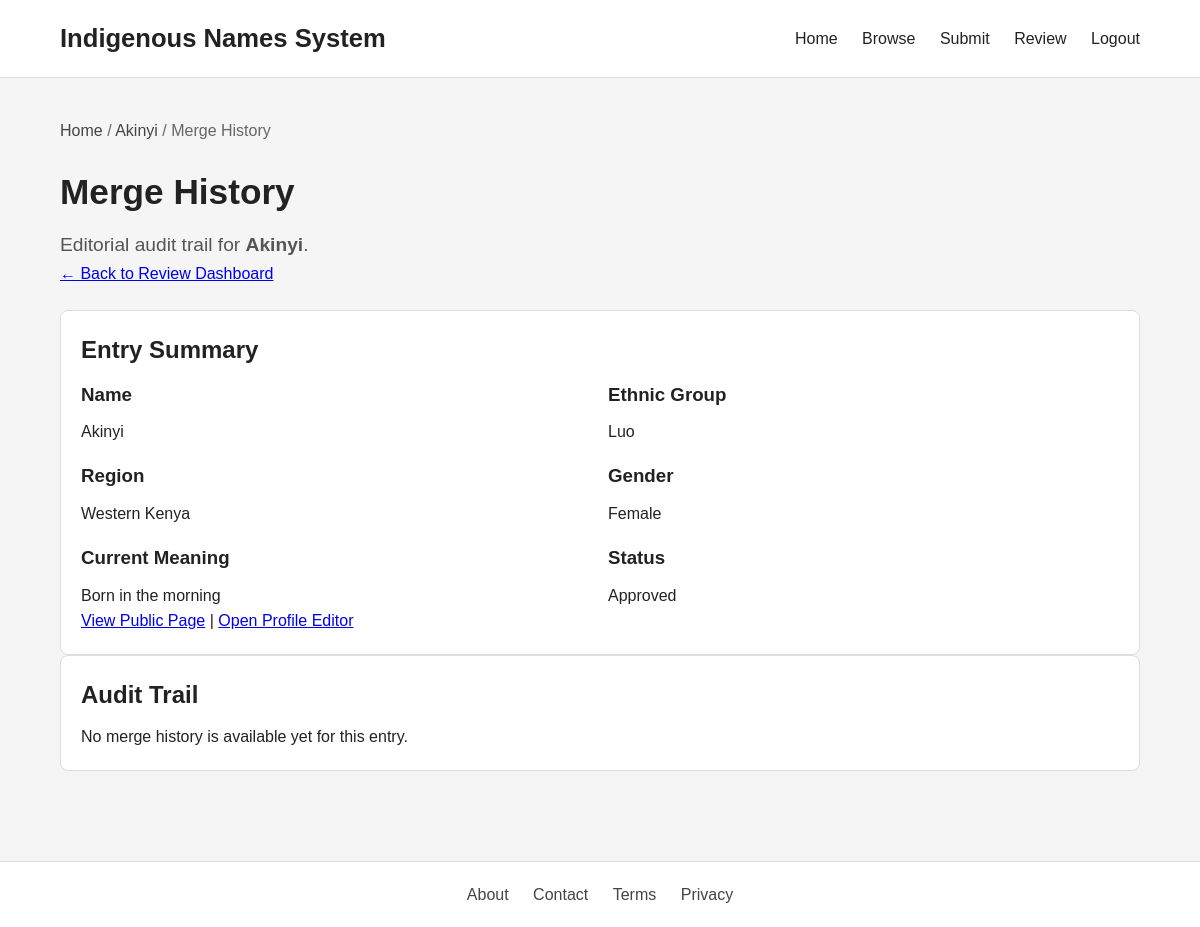
Screenshot of /merge-history.php?entry_id=1 (signed in) with the database file from the repository.
### tables this page shows
CREATE TABLE IF NOT EXISTS name_entries (
    id INT AUTO_INCREMENT PRIMARY KEY,
    name VARCHAR(150) NOT NULL,
    meaning TEXT NOT NULL,
    ethnic_group VARCHAR(150) NOT NULL,
    region VARCHAR(150) DEFAULT NULL,
    gender ENUM('male', 'female', 'unisex', 'other') DEFAULT 'unisex',
    naming_context VARCHAR(255) DEFAULT NULL,
    cultural_explanation TEXT,
    sources TEXT,
    status ENUM('pending', 'approved', 'rejected') NOT NULL DEFAULT 'pending',
    created_by INT DEFAULT NULL,
    created_at TIMESTAMP DEFAULT CURRENT_TIMESTAMP,
    updated_at TIMESTAMP DEFAULT CURRENT_TIMESTAMP ON UPDATE CURRENT_TIMESTAMP,
    CONSTRAINT fk_name_entries_user
        FOREIGN KEY (created_by) REFERENCES users(id)
        ON DELETE SET NULL
);

### public/merge-history.php (the view, shortened to what this page needs)
<?php
require_once __DIR__ . '/../includes/db.php';
$entryId = isset($_GET['entry_id']) ? (int)$_GET['entry_id'] : 0;
    ?>
    <?php
$entryStmt = $pdo->prepare("
    SELECT id, name, ethnic_group, region, gender, meaning, status
    FROM name_entries
    WHERE id = :id
    LIMIT 1
");
$entryStmt->execute([':id' => $entryId]);
$entry = $entryStmt->fetch();
    ?>
    <?php
$groupedLogs = [];
require_once __DIR__ . '/../includes/header.php';
?>
<main class="container page-section">
    <div class="breadcrumb">
        <a href="index.php">Home</a> /
        <a href="name.php?id=<?= (int)$entry['id'] ?>"><?= htmlspecialchars($entry['name']) ?></a> /
        <span>Merge History</span>
    </div>
    <section class="detail-hero">
        <h1>Merge History</h1>
        <p class="detail-meaning">
            Editorial audit trail for <strong><?= htmlspecialchars($entry['name']) ?></strong>.
        </p>
        <p>
            <a href="review-suggestions.php">← Back to Review Dashboard</a>
        </p>
    </section>
    <div class="detail-card">
        <h2>Entry Summary</h2>
        <div class="detail-grid">
            <div>
                <h3>Name</h3>
                <p><?= htmlspecialchars($entry['name']) ?></p>
            </div>
            <div>
                <h3>Ethnic Group</h3>
                <p><?= htmlspecialchars($entry['ethnic_group']) ?></p>
            </div>
            <div>
                <h3>Region</h3>
                <p><?= htmlspecialchars($entry['region'] ?: 'Not specified') ?></p>
            </div>
            <div>
                <h3>Gender</h3>
                <p><?= htmlspecialchars(ucfirst($entry['gender'])) ?></p>
            </div>
            <div>
                <h3>Current Meaning</h3>
                <p><?= htmlspecialchars($entry['meaning']) ?></p>
            </div>
            <div>
                <h3>Status</h3>
                <p><?= htmlspecialchars(ucfirst($entry['status'])) ?></p>
            </div>
        </div>
        <p>
            <a href="name.php?id=<?= (int)$entry['id'] ?>">View Public Page</a>
            |
            <a href="edit-profile.php?entry_id=<?= (int)$entry['id'] ?>">Open Profile Editor</a>
        </p>
    </div>
    <div class="detail-card">
        <h2>Audit Trail</h2>
        <?php if (empty($groupedLogs)): ?>
            <p>No merge history is available yet for this entry.</p>
        <?php endif; ?>
    </div>
</main>
<?php require_once __DIR__ . '/../includes/footer.php'; ?>

### public/assets/css/style.css (style rules this page uses)
* { box-sizing: border-box; margin: 0; padding: 0; font-family: Arial, sans-serif; }
body { background: #f5f5f5; color: #222; line-height: 1.6; }
.container { width: 90%; max-width: 1100px; margin: 0 auto; }
.page-section { padding: 40px 0; }
.filters-panel, .results-panel, .detail-card { background: #fff; border: 1px solid #ddd; border-radius: 8px; padding: 20px; }
.breadcrumb { margin-bottom: 20px; color: #666; }
.breadcrumb a { color: #444; text-decoration: none; }
.detail-hero { margin-bottom: 24px; }
.detail-hero h1 { font-size: 2.2rem; margin-bottom: 10px; }
.detail-meaning { font-size: 1.2rem; color: #555; }
.detail-grid { display: grid; grid-template-columns: 1fr 1fr; gap: 16px; }
.detail-card h2, .detail-card h3 { margin-bottom: 10px; }

### rows the page displays
name_entries: name "Akinyi", ethnic_group "Luo", region "Western Kenya", gender "Female", meaning "Born in the morning", status "Approved"
